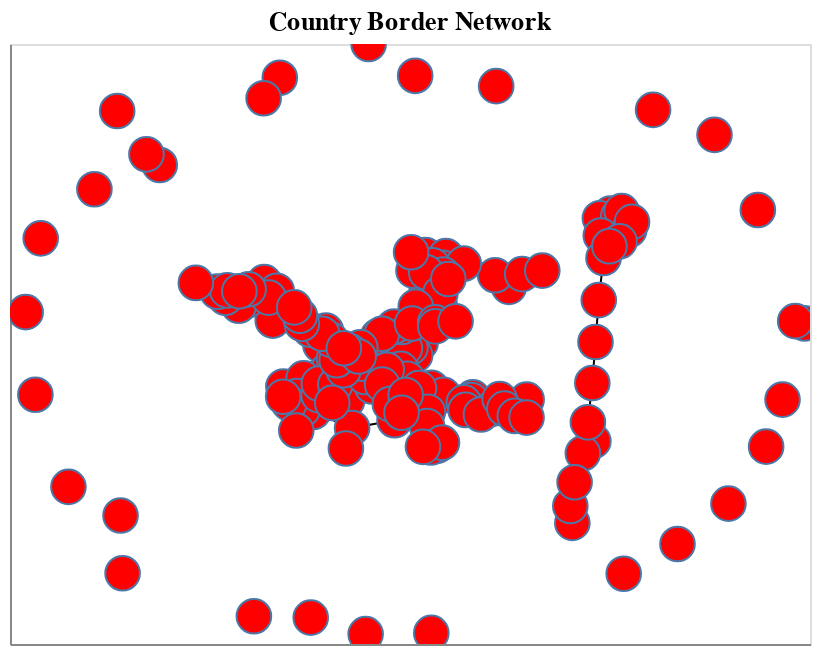

Notebook code cell kept with this figure:
### Markdown cell above
# Nodes

### Code cell
# Parse Borders column to Python lists
df['Borders'] = df['Borders'].apply(
    lambda x: ast.literal_eval(x) if isinstance(x, str) else ([] if pd.isna(x) else x)
)

# Create a set of valid 3-letter abbreviations in the dataset
valid_country_codes = set(df['Abbreviation_3'].dropna().tolist())

# Build the graph using 3-letter abbreviations as node IDs
border_graph = nx.Graph()
for idx, row in df.iterrows():
    country_code = row['Abbreviation_3']
    if pd.notna(country_code):  # Only add if we have a valid 3-letter code
        country_name = row['Country']
        # Add node with abbreviation as ID and country name as attribute
        border_graph.add_node(country_code, Country=country_name)
        # Add edges only for neighbors that exist in our dataset
        for neighbor_code in row['Borders']:
            if neighbor_code in valid_country_codes:
                border_graph.add_edge(country_code, neighbor_code)

# Visualize the network graph
node_positions = nx.spring_layout(border_graph, seed=42)
border_network_viz = nxa.draw_networkx(border_graph, node_positions, node_tooltip=['Country:N'])
border_network_viz = border_network_viz.properties(
    width=400,
    height=300,
    title='Country Border Network'
).interactive()
border_network_viz

### Figure 1 — Vega-Lite specification as saved in the notebook (floating-point values rounded to 4 significant figures; data arrays with more than 128 entries replaced by an {"elided": "..."} marker saying what was removed)
{"config": {"view": {"continuousWidth": 300, "continuousHeight": 300}}, "layer": [{"data": {"name": "data-2b212a1159384a6b570f2ca2a846b5c1"}, "mark": {"type": "line", "color": "black", "opacity": 1, "strokeWidth": 1}, "encoding": {"detail": {"field": "edge", "type": "quantitative"}, "x": {"axis": {"grid": false, "labels": false, "ticks": false, "title": ""}, "field": "x", "type": "quantitative"}, "y": {"axis": {"grid": false, "labels": false, "ticks": false, "title": ""}, "field": "y", "type": "quantitative"}}, "name": "view_1"}, {"data": {"name": "data-4721563a9225a67deedab662d9fd995d"}, "mark": {"type": "point", "fill": "red", "opacity": 1, "size": 300, "strokeWidth": 1.0}, "encoding": {"tooltip": [{"field": "Country", "type": "nominal"}], "x": {"axis": {"grid": false, "labels": false, "ticks": false}, "field": "x", "type": "quantitative"}, "y": {"axis": {"grid": false, "labels": false, "ticks": false}, "field": "y", "type": "quantitative"}}}], "height": 300, "params": [{"name": "param_1", "select": {"type": "interval", "encodings": ["x", "y"]}, "bind": "scales", "views": ["view_1"]}], "title": "Country Border Network", "width": 400, "$schema": "https://vega.github.io/schema/vega-lite/v5.20.1.json", "datasets": {"data-2b212a1159384a6b570f2ca2a846b5c1": {"elided": "572 records"}, "data-4721563a9225a67deedab662d9fd995d": {"elided": "173 records"}}}
